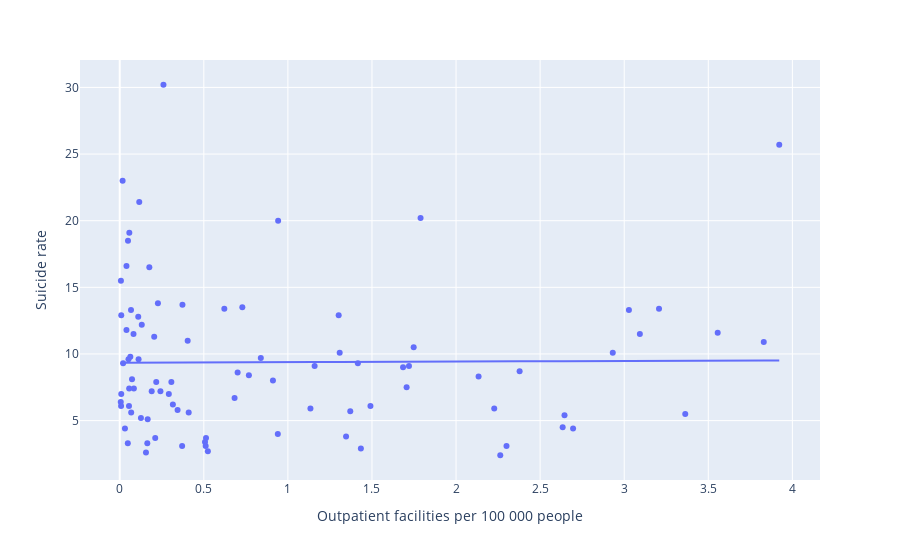

Notebook code cell kept with this figure:
### Markdown cell above
A negative trend! I had to look up "community residential facility" and different areas can't seem to agree on what the exact definition is so I don't even know what this means, and it's another one where if you cut it off again you get a confusing shape, but hooray!

To complete the Facilities category I've made up, we'll look at outpatient and day treatment facilities. It could be argued that these are similar enough to make a good combined statistic, but some years in countries have data on one and not the other.

### Code cell
fig = px.scatter(df2016[df2016["outpatient_facilities_per_100k"] < 5], x="outpatient_facilities_per_100k", y="suicide_rate", trendline="ols")
fig.update_xaxes(title_text="Outpatient facilities per 100 000 people"); fig.update_yaxes(title_text="Suicide rate")
fig.show()

### Figure 1 — Plotly figure (JSON) as saved in the notebook; plotly's stock layout.template omitted (floating-point values rounded to 4 significant figures)
{"data": [{"hovertemplate": "outpatient_facilities_per_100k=%{x}<br>suicide_rate=%{y}<extra></extra>", "legendgroup": "", "marker": {"color": "#636efa", "symbol": "circle"}, "mode": "markers", "name": "", "orientation": "v", "showlegend": false, "type": "scatter", "x": [0.006, 0.41, 0.524, 1.72, 1.371, 0.156, 0.055, 0.307, 0.116, 2.227, 0.009, 1.491, 2.634, 3.556, 0.839, 0.017, 0.02, 0.292, 1.706, 2.932, 1.748, 0.048, 0.242, 0.031, 0.227, 3.363, 0.052, 0.683, 2.378, 0.056, 1.346, 1.434, 0.26, 3.093, 0.131, 0.176, 3.83, 3.028, 0.513, 0.068, 1.159, 1.134, 1.789, 0.622, 3.922, 0.371, 0.126, 0.073, 0.067, 0.768, 0.316, 0.082, 1.685, 1.308, 0.112, 2.3, 2.696, 0.166, 0.211, 3.207, 0.701, 1.416, 0.344, 0.911, 0.404, 0.507, 0.04, 0.217, 0.729, 0.008, 0.511, 2.134, 2.263, 0.007, 0.04, 1.302, 0.164, 0.94, 0.19, 0.942, 0.049, 0.373, 0.084, 0.009, 2.645, 0.063, 0.11, 0.205, 0.057], "xaxis": "x", "y": [6.4, 5.6, 2.7, 9.1, 5.7, 2.6, 6.1, 7.9, 21.4, 5.9, 12.9, 6.1, 4.5, 11.6, 9.7, 23, 9.3, 7, 7.5, 10.1, 10.5, 3.3, 7.2, 4.4, 13.8, 5.5, 9.6, 6.7, 8.7, 7.4, 3.8, 2.9, 30.2, 11.5, 12.2, 16.5, 10.9, 13.3, 3.7, 5.6, 9.1, 5.9, 20.2, 13.4, 25.7, 3.1, 5.2, 8.1, 13.3, 8.4, 6.2, 11.5, 9, 10.1, 9.6, 3.1, 4.4, 5.1, 3.7, 13.4, 8.6, 9.3, 5.8, 8, 11, 3.4, 11.8, 7.9, 13.5, 6.1, 3.1, 8.3, 2.4, 15.5, 16.6, 12.9, 3.3, 4, 7.2, 20, 18.5, 13.7, 7.4, 7, 5.4, 9.8, 12.8, 11.3, 19.1], "yaxis": "y"}, {"hovertemplate": "<b>OLS trendline</b><br>suicide_rate = 0.0455024 * outpatient_facilities_per_100k + 9.33981<br>R<sup>2</sup>=0.000080<br><br>outpatient_facilities_per_100k=%{x}<br>suicide_rate=%{y} <b>(trend)</b><extra></extra>", "legendgroup": "", "marker": {"color": "#636efa", "symbol": "circle"}, "mode": "lines", "name": "", "showlegend": false, "type": "scatter", "x": [0.006, 0.007, 0.008, 0.009, 0.009, 0.017, 0.02, 0.031, 0.04, 0.04, 0.048, 0.049, 0.052, 0.055, 0.056, 0.057, 0.063, 0.067, 0.068, 0.073, 0.082, 0.084, 0.11, 0.112, 0.116, 0.126, 0.131, 0.156, 0.164, 0.166, 0.176, 0.19, 0.205, 0.211, 0.217, 0.227, 0.242, 0.26, 0.292, 0.307, 0.316, 0.344, 0.371, 0.373, 0.404, 0.41, 0.507, 0.511, 0.513, 0.524, 0.622, 0.683, 0.701, 0.729, 0.768, 0.839, 0.911, 0.94, 0.942, 1.134, 1.159, 1.302, 1.308, 1.346, 1.371, 1.416, 1.434, 1.491, 1.685, 1.706, 1.72, 1.748, 1.789, 2.134, 2.227, 2.263, 2.3, 2.378, 2.634, 2.645, 2.696, 2.932, 3.028, 3.093, 3.207, 3.363, 3.556, 3.83, 3.922], "xaxis": "x", "y": [9.34, 9.34, 9.34, 9.34, 9.34, 9.341, 9.341, 9.341, 9.342, 9.342, 9.342, 9.342, 9.342, 9.342, 9.342, 9.342, 9.343, 9.343, 9.343, 9.343, 9.344, 9.344, 9.345, 9.345, 9.345, 9.346, 9.346, 9.347, 9.347, 9.347, 9.348, 9.348, 9.349, 9.349, 9.35, 9.35, 9.351, 9.352, 9.353, 9.354, 9.354, 9.355, 9.357, 9.357, 9.358, 9.358, 9.363, 9.363, 9.363, 9.364, 9.368, 9.371, 9.372, 9.373, 9.375, 9.378, 9.381, 9.383, 9.383, 9.391, 9.393, 9.399, 9.399, 9.401, 9.402, 9.404, 9.405, 9.408, 9.416, 9.417, 9.418, 9.419, 9.421, 9.437, 9.441, 9.443, 9.444, 9.448, 9.46, 9.46, 9.462, 9.473, 9.478, 9.481, 9.486, 9.493, 9.502, 9.514, 9.518], "yaxis": "y"}], "layout": {"legend": {"tracegroupgap": 0}, "margin": {"t": 60}, "xaxis": {"anchor": "y", "domain": [0, 1], "title": {"text": "Outpatient facilities per 100 000 people"}}, "yaxis": {"anchor": "x", "domain": [0, 1], "title": {"text": "Suicide rate"}}}}
